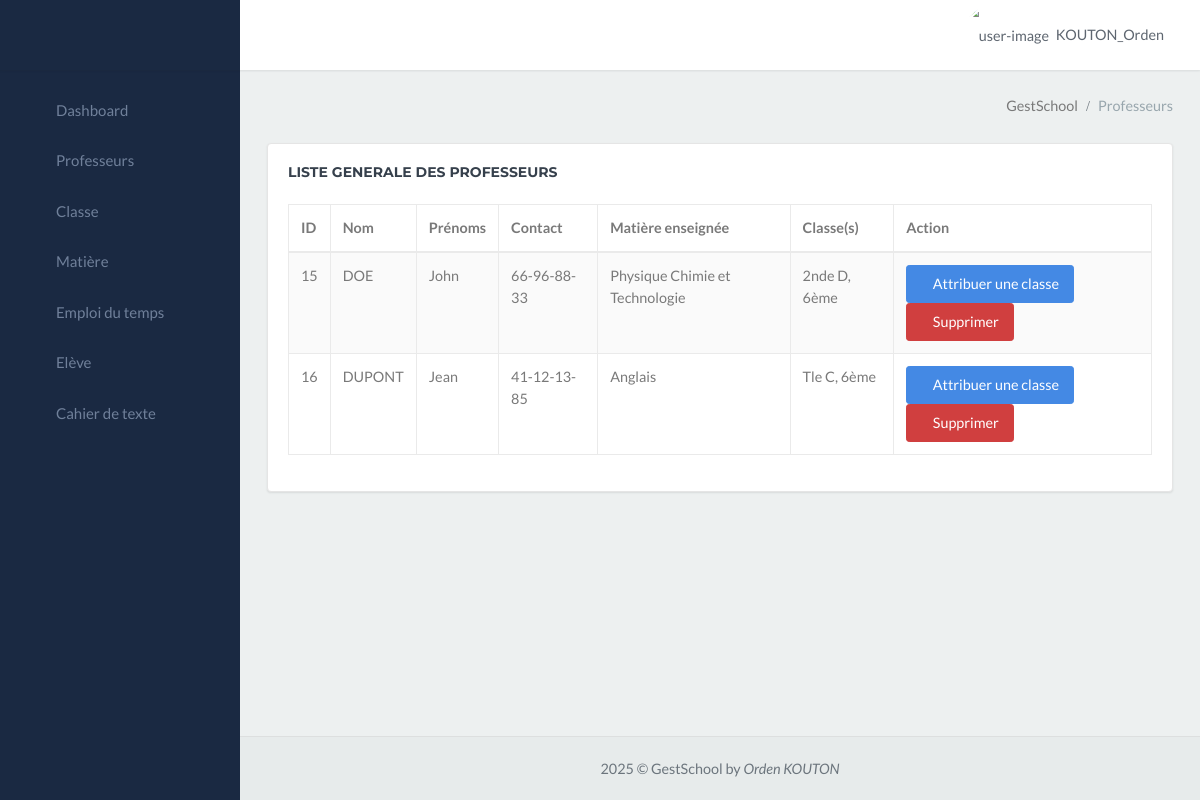
The app's page /gestschool_app/professeur/ (signed in), older data.
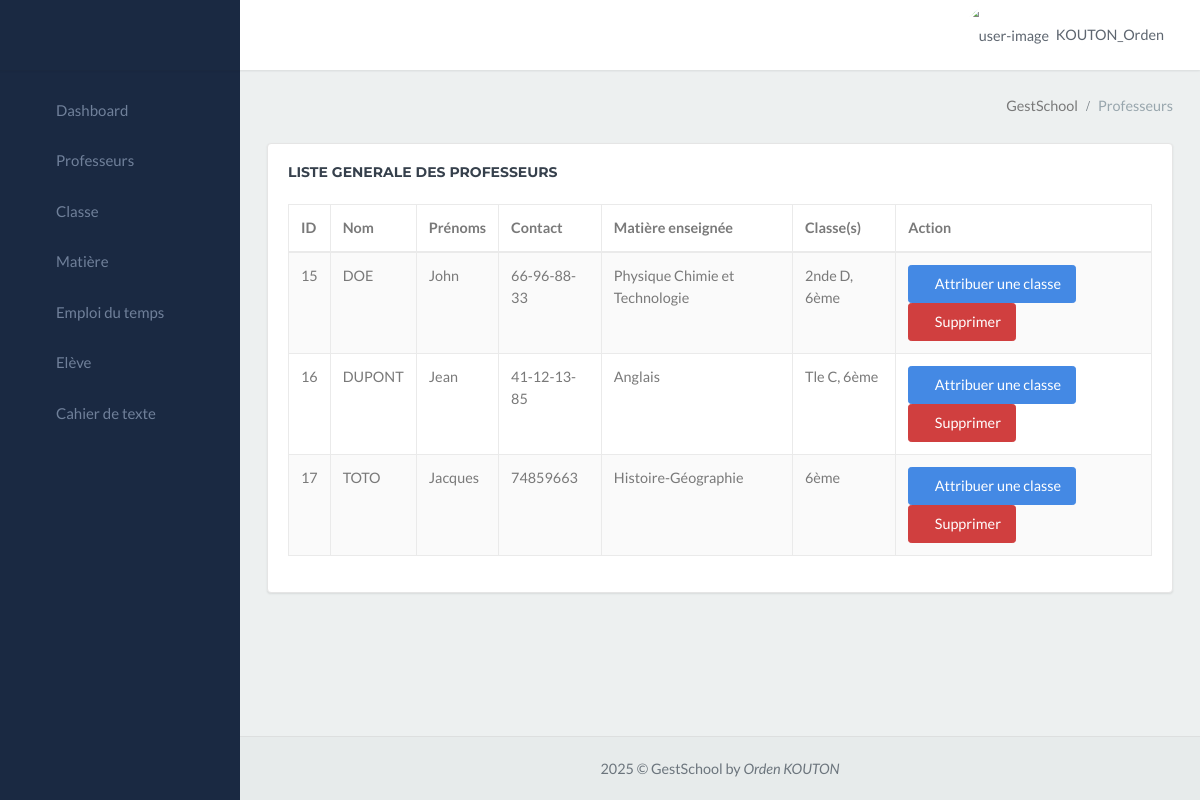
The same page, newer data.
### gestschool_app/models.py (models this page shows)
class Professeur(models.Model):
    user = models.OneToOneField(settings.AUTH_USER_MODEL, on_delete=models.CASCADE, null=True, blank=True)
    nom = models.CharField(max_length=80)
    prenom = models.CharField(max_length=100)
    role = models.CharField(max_length=100)
    contact = models.CharField(max_length=100)
    email = models.CharField(max_length=100)
    matiere = models.ForeignKey(Matiere, on_delete=models.CASCADE)
    annee_scolaire = models.ForeignKey(AnneeScolaire, on_delete=models.SET_NULL, null=True, blank=True)

class Matiere(models.Model):
    nom = models.CharField(max_length=80)
    sigle = models.CharField(max_length=50)

class Classe_exist(models.Model):
    fusion = models.CharField(max_length=80)

### gestschool_app/views.py (the view)
# urls.py: path('professeur/', views.professeur, name='professeur'),
@login_required
def professeur(request):
    annee_active = AnneeScolaire.objects.filter(active=True).first()
    classes = Classe_exist.objects.all()
    professeurs = Professeur.objects.filter(Q(role='Professeur') & Q(annee_scolaire_id=annee_active))
    for professeur in professeurs:
        classes_attribuees = Professeur_Classe.objects.filter(professeur=professeur)
        professeur.classes_attribuees = [pc.classe.fusion for pc in classes_attribuees]
    return render(request, 'personne/professeur.html', {'professeurs': professeurs, 'classes': classes})

### gestschool_app/templates/personne/professeur.html (shortened to what this page needs)
{% extends "menu.html" %}
{% block content %}
<div class="content-page">
    <div class="content">
        <div class="container-fluid">
            <div class="row">
                <div class="col-12">
                    <div class="page-title-box">
                        <div class="page-title-right">
                            <ol class="breadcrumb p-0 m-0">
                                <li class="breadcrumb-item active">GestSchool</li>
                                <li class="breadcrumb-item"><a>Professeurs</a></li>
                            </ol>
                        </div>
                        <div class="clearfix"></div>
                    </div>
                </div>
            </div>
            <div class="row">
                <div class="col-12">
                    <div class="card">
                        <div class="card-body table-responsive">
                            <h4 class="m-t-0 header-title mb-4"><b>LISTE GENERALE DES PROFESSEURS</b></h4>
                            <table id="datatable-buttons"
                                class="table table-striped table-bordered dt-responsive nowrap"
                                style="border-collapse: collapse; border-spacing: 0; width: 100%;">
                                <thead>
                                    <tr>
                                        <th>ID</th>
                                        <th>Nom</th>
                                        <th>Prénoms</th>
                                        <th>Contact</th>
                                        <th>Matière enseignée</th>
                                        <th>Classe(s)</th>
                                        <th>Action</th>
                                    </tr>
                                </thead>
                                <tbody>
                                    {% for professeur in professeurs %}
                                    <tr>
                                        <td>{{ professeur.id }}</td>
                                        <td>{{ professeur.nom }}</td>
                                        <td>{{ professeur.prenom }}</td>
                                        <td>{{ professeur.contact }}</td>
                                        <td>{{ professeur.matiere.nom }}</td>
                                        <td>
                                            {% for classe in professeur.classes_attribuees %}
                                                {{ classe }}{% if not forloop.last %}, {% endif %}
                                            {% empty %}
                                                Aucune classe attribuée
                                            {% endfor %}
                                        </td>
                                        <td>
                                            <button class="btn btn-success" data-toggle="modal" data-target="#editModal{{ professeur.id }}">
                                               <i class="ion ion-ios-color-wand"></i>Attribuer une classe
                                            </button>
                                            <button class="btn btn-danger" data-toggle="modal" data-target="#deleteModal{{ professeur.id }}">
                                                <i class="ion ion-ios-trash"></i>Supprimer
                                            </button>
                                        </td>
                                    </tr>
                                    {% endfor %}
                                </tbody>
                            </table>
                        </div>
                    </div>
                </div>
            </div>
        </div>
    </div>
</div>
{% endblock %}

Row changes from the older to the newer data that the page shows:
added Professeur: id "17", nom "TOTO", prenom "Jacques", contact "74859663", matiere.nom "Histoire-Géographie", classes_attribuees "6ème"
